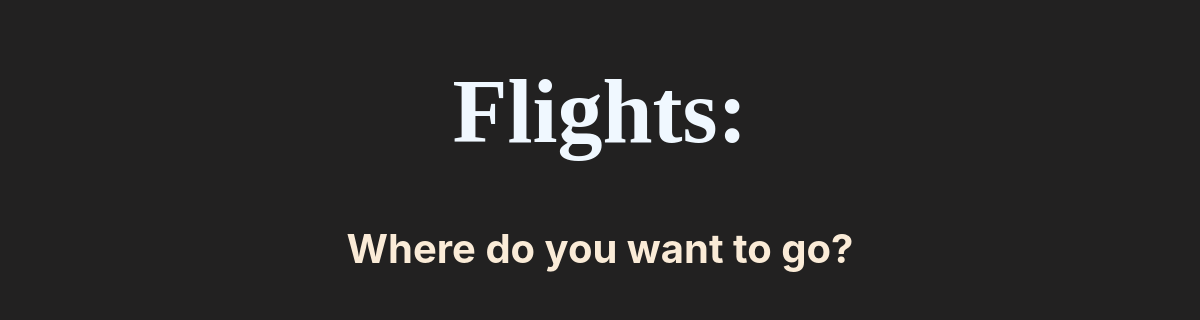
/Aerolinea/, run on an earlier commit of the app's database.
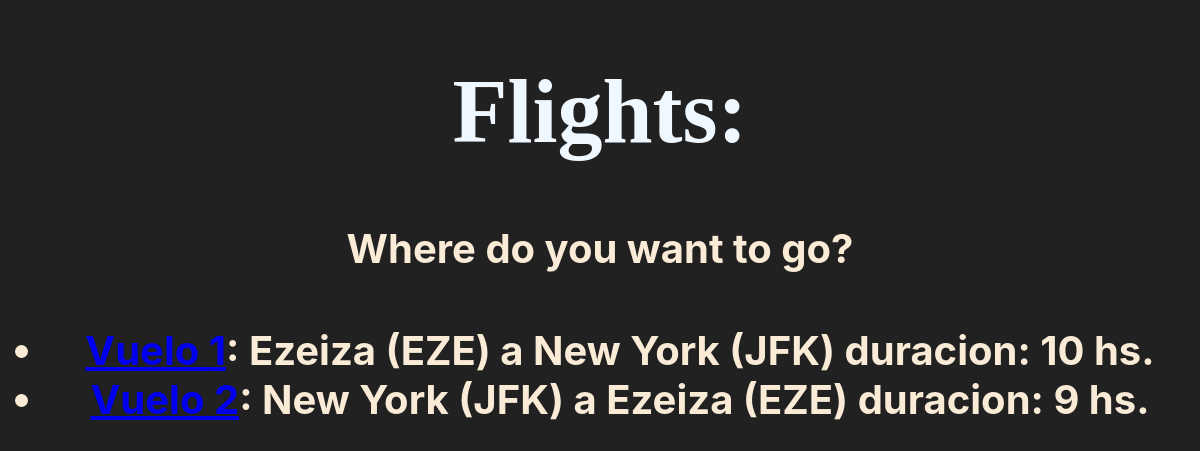
And on a later commit of the database.
### Aerolinea/models.py (models this page shows, shortened)
class Aerolinea(MD):
    origen = models.ForeignKey(Aeropuerto, on_delete=CASCADE, related_name="salidas")
    destino = models.ForeignKey(Aeropuerto, on_delete=CASCADE, related_name="arribos")
    duracion = models.IntegerField()

class Aeropuerto(MD):
    codigo = models.CharField(max_length=3)
    ciudad = models.CharField(max_length=64)
    def __str__(self):
        return (f"{self.ciudad} ({self.codigo})")

### Aerolinea/views.py (the view)
# urls.py: path("", views.index, name="index"),
def index(request):
    return render(request,"Aerolinea/index.html", {
        "Aerolinea": Aerolinea.objects.all()
    })

### Aerolinea/templates/Aerolinea/index.html
{% extends "Aerolinea/layout.html"%}
{% block body %}
<h1>Flights:</h1>
<h3>Where do you want to go?</h3>
<h4>
    <ul>
        {% for vuelo in Aerolinea %}
        <li><a href="{% url 'Aerolinea:vuelo' vuelo.id %}">Vuelo {{vuelo.id}}</a>: {{vuelo.origen}} a {{vuelo.destino}} duracion: {{vuelo.duracion}} hs.</li>
        {% endfor %}
    </ul>
</h4>
{% endblock body %}

### Aerolinea/templates/Aerolinea/layout.html (shortened to what this page needs)
{% load static %}
<!DOCTYPE html>
<html lang="en">
<head>
    <link rel="stylesheet" type="text/css" href="{% static 'Aerolinea/style.css' %}" />
</head>
<body>
    {% block body %}
    {% endblock body %}
</body>
</html>

### Aerolinea/static/Aerolinea/style.css (style rules this page uses)
body { background-color: rgb(34, 33, 33); }
h1 { font-family: Georgia, "Times New Roman", Times, serif; font-size: 90px; text-align: center; color: aliceblue; background-color: rgb(34, 33, 33); }
h3 { font-family: -apple-system, BlinkMacSystemFont, 'Segoe UI', Roboto, Oxygen, Ubuntu, Cantarell, 'Open Sans', 'Helvetica Neue', sans-serif; font-size: 40px; text-align: center; color: antiquewhite; }
h2, h4 { font-family: -apple-system, BlinkMacSystemFont, 'Segoe UI', Roboto, Oxygen, Ubuntu, Cantarell, 'Open Sans', 'Helvetica Neue', sans-serif; font-size: 40px; text-align: center; color: antiquewhite; }

What changed in the data, as far as the page shows it:
added Aerolinea: origen "Ezeiza (EZE)", destino "New York (JFK)", duracion "10"
added Aerolinea: origen "New York (JFK)", destino "Ezeiza (EZE)", duracion "9"
